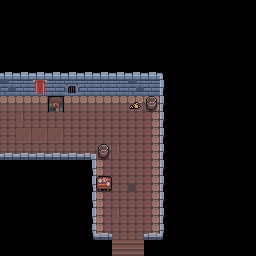

Tiled map render using the project's own tile images. Description and the whole map definition, tile-layer contents included, below:
An orthogonal 16x16 tile map with 16x16 px tiles, 3 tile layers (Background, Midground, Foreground), 2 tilesets and 8 objects (5x Goblin, 2x Torch, Chest).

<map version="1.2" tiledversion="1.3.4" orientation="orthogonal" renderorder="right-down" width="16" height="16" tilewidth="16" tileheight="16" infinite="0" nextlayerid="6" nextobjectid="9">
 <editorsettings>
  <export target="../assets/maps/turn/0/0.json" format="json" />
 </editorsettings>
 <tileset firstgid="1" name="tilemap" tilewidth="16" tileheight="16" tilecount="72" columns="9">
  <image source="../assets/tilemap.png" width="144" height="128" />
 </tileset>
 <tileset firstgid="73" name="sprite" tilewidth="16" tileheight="16" tilecount="252" columns="28">
  <image source="../assets/spritesheet.png" width="448" height="144" />
 </tileset>
 <layer id="2" name="Background" width="16" height="16">
  <data encoding="csv">
0,0,0,0,0,0,0,0,0,0,0,0,0,0,0,0,
0,0,0,0,0,0,0,0,0,0,0,0,0,0,0,0,
0,0,0,0,0,0,0,0,0,0,0,0,0,0,0,0,
0,0,0,0,0,0,0,0,0,0,0,0,0,0,0,0,
0,0,0,0,0,0,0,0,0,0,0,0,0,0,0,0,
52,43,43,43,53,43,43,43,52,43,0,0,0,0,0,0,
17,17,17,17,17,17,17,17,17,18,0,0,0,0,0,0,
12,22,12,12,12,12,12,12,12,27,0,0,0,0,0,0,
12,13,13,13,12,12,12,12,12,27,0,0,0,0,0,0,
12,12,12,12,12,12,12,22,12,27,0,0,0,0,0,0,
0,0,0,0,0,0,25,12,12,27,0,0,0,0,0,0,
0,0,0,0,0,0,25,12,21,27,0,0,0,0,0,0,
0,0,0,0,0,0,25,12,12,27,0,0,0,0,0,0,
0,0,0,0,0,0,25,22,12,27,0,0,0,0,0,0,
0,0,0,0,0,0,25,12,12,27,0,0,0,0,0,0,
0,0,0,0,0,0,0,28,28,0,0,0,0,0,0,0
</data>
 </layer>
 <layer id="3" name="Midground" width="16" height="16">
  <data encoding="csv">
0,0,0,0,0,0,0,0,0,0,0,0,0,0,0,0,
0,0,0,0,0,0,0,0,0,0,0,0,0,0,0,0,
0,0,0,0,0,0,0,0,0,0,0,0,0,0,0,0,
0,0,0,0,0,0,0,0,0,0,0,0,0,0,0,0,
37,37,37,37,37,37,37,37,37,37,37,0,0,0,0,0,
0,0,5,0,0,0,0,0,0,0,37,0,0,0,0,0,
0,0,0,3,0,0,0,0,1,2,37,0,0,0,0,0,
0,0,0,0,0,0,0,0,0,0,37,0,0,0,0,0,
0,0,0,0,0,0,0,0,0,0,37,0,0,0,0,0,
0,0,0,0,0,0,2,0,0,0,37,0,0,0,0,0,
37,37,37,37,37,37,0,0,0,0,37,0,0,0,0,0,
0,0,0,0,0,37,15,0,0,0,37,0,0,0,0,0,
0,0,0,0,0,37,0,0,0,0,37,0,0,0,0,0,
0,0,0,0,0,37,0,0,0,0,37,0,0,0,0,0,
0,0,0,0,0,37,0,0,0,0,37,0,0,0,0,0,
0,0,0,0,0,0,0,0,0,0,0,0,0,0,0,0
</data>
 </layer>
 <objectgroup id="4" name="Sprites">
  <object id="1" name="Goblin" gid="101" x="24.7899" y="129.919" width="16" height="16" />
  <object id="2" name="Chest" gid="107" x="87.0908" y="107.86" width="16" height="16" />
  <object id="3" name="Torch" gid="163" x="8.09688" y="95.0424" width="16" height="16" />
  <object id="4" name="Torch" gid="163" x="131.804" y="94.7443" width="16" height="16" />
  <object id="5" name="Goblin" gid="101" x="56.9837" y="140.449" width="16" height="16" />
  <object id="6" name="Goblin" gid="101" x="108.667" y="129.667" width="16" height="16" />
  <object id="7" name="Goblin" gid="101" x="133.667" y="185.667" width="16" height="16" />
  <object id="8" name="Goblin" gid="101" x="115.333" y="217" width="16" height="16" />
 </objectgroup>
 <layer id="5" name="Foreground" width="16" height="16">
  <data encoding="csv">
0,0,0,0,0,0,0,0,0,0,0,0,0,0,0,0,
0,0,0,0,0,0,0,0,0,0,0,0,0,0,0,0,
0,0,0,0,0,0,0,0,0,0,0,0,0,0,0,0,
0,0,0,0,0,0,0,0,0,0,0,0,0,0,0,0,
66,66,66,66,66,66,66,66,66,66,40,0,0,0,0,0,
0,0,0,0,0,0,0,0,0,0,49,0,0,0,0,0,
0,0,0,0,0,0,0,0,0,0,49,0,0,0,0,0,
0,0,0,0,0,0,0,0,0,0,49,0,0,0,0,0,
0,0,0,0,0,0,0,0,0,0,49,0,0,0,0,0,
57,57,57,57,57,60,0,0,0,0,49,0,0,0,0,0,
0,0,0,0,0,50,0,0,0,0,49,0,0,0,0,0,
0,0,0,0,0,50,0,0,0,0,49,0,0,0,0,0,
0,0,0,0,0,50,0,0,0,0,49,0,0,0,0,0,
0,0,0,0,0,50,0,0,0,0,49,0,0,0,0,0,
0,0,0,0,0,59,57,0,0,57,58,0,0,0,0,0,
0,0,0,0,0,0,0,0,0,0,0,0,0,0,0,0
</data>
 </layer>
</map>
